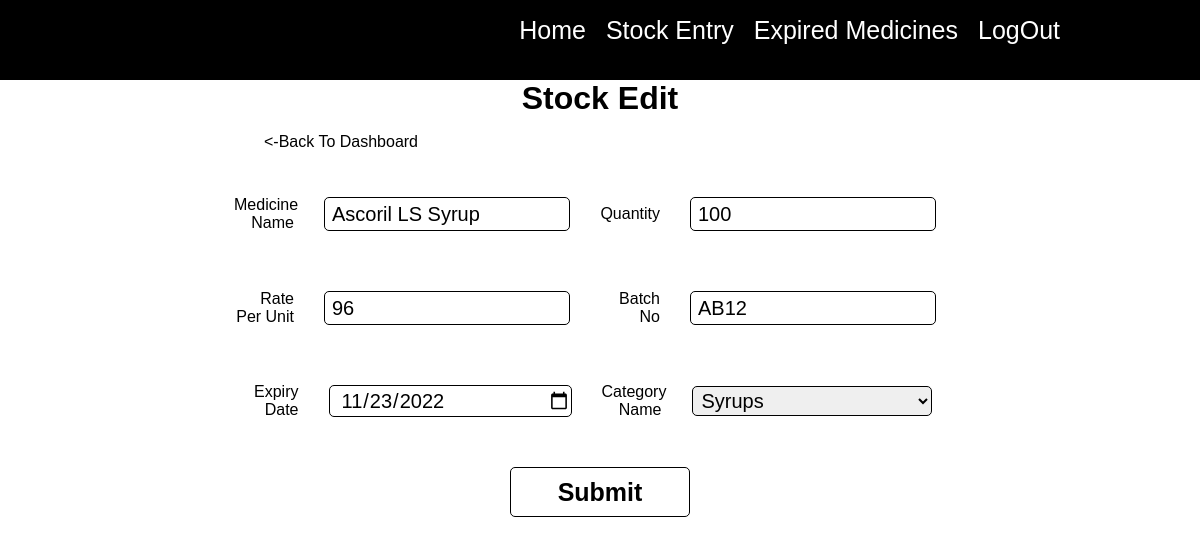
The app's page /edit.php?edit=7 with its own data.
### tables this page shows
CREATE TABLE IF NOT EXISTS `stock` (
  `s_id` int NOT NULL AUTO_INCREMENT,
  `s_medname` varchar(255) NOT NULL,
  `s_qty` int NOT NULL,
  `s_price` int NOT NULL,
  `s_batch` varchar(50) NOT NULL,
  `s_expiry` date NOT NULL,
  `s_category` varchar(50) NOT NULL,
  `s_time` timestamp NOT NULL,
  `s_status` enum('Available','Expired') NOT NULL DEFAULT 'Available',
  PRIMARY KEY (`s_id`)
);

### edit.php (the view, shortened to what this page needs)
<?php include('connect.php');
$editid=$_GET["edit"];
$sql = "SELECT * FROM stock where s_id='$editid' LIMIT 1";
         $result = mysqli_query($mysqli, $sql);
         if (mysqli_num_rows($result) > 0) {
            while($row = mysqli_fetch_assoc($result)) {
            	$medname=$row['s_medname'];
            	$qty=$row['s_qty'];
               $rate=$row['s_price'];
               $batch=$row['s_batch'];
               $expiry=$row['s_expiry'];
               $category=$row['s_category'];
            }
         } else {
            echo "invalid";
         }
?>
<!DOCTYPE html>
<html>
<head>
   <link rel="stylesheet" type="text/css" href="style.css">
</head>
<body>
   <?php include('header.php'); ?>
   <h1 class="clrblk">Stock Edit</h1>
   <p class="plink"><a href="dashboard.php" class="alink"><-Back To Dashboard</a></p>
   <div class="stockmaindiv" align="center">
      <form accept="" method="post">
         <div class="divstbox1">
            <p class="inputlbl">Medicine Name</p>
            <input type="text" name="medname" class="inputstock" value="<?php echo $medname; ?>">
            <p class="inputlbl">Quantity</p>
            <input type="number" name="qty" class="inputstock" value="<?php echo $qty; ?>">
         </div>
         <div class="divstbox1">
            <p class="inputlbl">Rate Per Unit</p>
            <input type="number" name="rate" class="inputstock" value="<?php echo $rate; ?>">
            <p class="inputlbl">Batch No</p>
            <input type="text" name="batch" class="inputstock" value="<?php echo $batch; ?>">
         </div>
         <div class="divstbox1">
            <p class="inputlbl">Expiry Date</p>
            <input type="date" name="expiry" class="inputstock" value="<?php echo $expiry; ?>">
            <p class="inputlbl" >Category Name</p>
            <select class="selectinputstock" name="category">
               <option value="<?php echo $category; ?>"><?php echo $category; ?></option>
            </select>
         </div>
         <input type="submit" name="enter" value="Submit" class="btnsubmit">
      </form>
   </div>
</body>
</html>

### style.css (style rules this page uses)
html,body { margin: 0; scroll-behavior: smooth; font-family: 'Oswald', sans-serif; }
h1 { margin: 0 0 0 0; text-align: center; font-weight: 900; color: white; }
a { color: white; text-decoration: none; }
h1.clrblk { color: black; }
.divstbox1 { display: flex; align-items: center; justify-content: center; }
p.inputlbl { width: 60px; text-align: end; }
input.inputstock { width: 20%; height: 30px; margin: 30px; border: 1px solid black; border-radius: 5px; outline: none; font-size: 20px; text-indent: 5px; font-family: 'Oswald', sans-serif; }
input.btnsubmit { width: 15%; height: 50px; margin-top: 20px; border: 1px solid black; border-radius: 5px; outline: none; background: white; cursor: pointer; font-size: 25px; font-weight: 700; font-family: 'Oswald', sans-serif; }
.selectinputstock { width: 20%; height: 30px; margin: 30px; border: 1px solid black; border-radius: 5px; outline: none; font-size: 20px; text-indent: 5px; font-family: 'Oswald', sans-serif; }
p.plink { margin-left: 22%; }
a.alink { color: black; }

### records on screen
stock: medname "Ascoril LS Syrup", qty "100", rate "96", batch "AB12", expiry "11/23/2022", category "Syrups"
